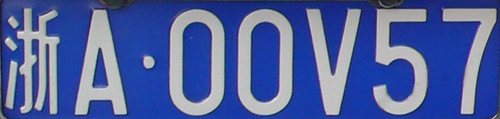
#> input picture dataset/车牌图片库/00V57.bmp, 500 x 119 px; its folder holds only this picture in this run
$ python charSegment.py   (older library calls are emulated)
#> lines starting #> are read from the running program, lines starting #| are printed output that depends on the picture; after the words box and inside, x2 and y2 are one past the last pixel; in counts of white or black regions, pixels touching at a corner belong together
### basicAlgorithm.py
import numpy as np


def bgr2gray(img):
    """
    BGR图像灰度化
    :param img: bgrImage
    :return: grayImage
    """
    # YCrCb
    # return (img[:, :] * np.array([0.5000, 0.3000, 0.2000])).sum(axis=2).astype(np.uint8)
    return (img[:, :] * np.array([0.1140, 0.5870, 0.2990])).sum(axis=2).astype(np.uint8)


def gray2binary_otsu(grayimg):
    """
    OTSU灰度图像二值化
    :param grayimg:
    :return:
    """
    binaryImage = grayimg.copy()
    nbins = 256
    imhist, bins = np.histogram(grayimg.flatten(), np.arange(0, 257), normed=False)
    p = imhist / sum(imhist)
    threshold = 0
    sigma_max = 0

    for t in range(1, nbins):
        q_L = np.sum(p[0:t])
        q_H = np.sum(p[t:])
        if q_L == 0:
            miu_L = 0
        else:
            miu_L = np.sum(p[0:t] * np.arange(0, t, dtype=p.dtype)) / float(q_L)
        if q_H == 0:
            miu_H = 0
        else:
            miu_H = np.sum(p[t:] * np.arange(t, nbins, dtype=p.dtype)) / float(q_H)
        sigma_b = q_L * q_H * ((miu_L - miu_H) * (miu_L - miu_H))
        if sigma_b > sigma_max:
            sigma_max = sigma_b
            threshold = t
    # print(threshold)
    binaryImage[binaryImage >= threshold] = 255
    binaryImage[binaryImage < threshold] = 0
    return binaryImage


def gray2binary(grayimg):
    return gray2binary_otsu(grayimg)


# [80 lines left out: functions image_filter, gaussian_filter, hist_equalization, not called in this run]

### charSegment.py
from itertools import chain

import cv2
import sys
from basicAlgorithm import *


class CharSplitter:
    def __init__(self, licenseBGRImage):
        # resize
        self.bgrImage = cv2.resize(licenseBGRImage, (500, 130), cv2.INTER_AREA)
        self.cropBgrImage = self.bgrImage.copy()

    # [40 lines of commented-out code are left out]

    def __crop_vertical_border(self, binaryImg):
        """
        借助在Y轴上的投影裁减掉上方和下方的边界
        :param binaryImg: 二值图像
        :return: 裁减掉上方和下方的边界的二值图像
        """
        height, width = binaryImg.shape
        binaryImg = binaryImg.copy()
        row_projection = binaryImg.sum(axis=1)
        # 剪掉上下边框
        # 从中间向两边扫描更加有效
        up_start = int(height / 2)
        down_end = int(height / 2)
        percent = 0.18
        for i in range(up_start, 0, -1):
            if row_projection[i] < width * percent * 255 or row_projection[i] > width * (1 - percent) * 255:
                up_start = i
                break
        for i in range(down_end, height, 1):
            if row_projection[i] < width * percent * 255 or row_projection[i] > width * (1 - percent) * 255:
                down_end = i
                break

        if up_start == int(height / 2):
            up_start = 0
        if down_end == int(height / 2):
            down_end = height

        binaryImg = binaryImg[up_start:down_end, :]
        self.cropBgrImage = self.bgrImage[up_start:down_end, :]

        height, width = binaryImg.shape
        col_projection = binaryImg.sum(axis=0)
        left_start = 0
        for i in range(len(col_projection)):
            if int(height * 0.2) * 255 < col_projection[i] < int(height * 0.7) * 255:
                left_start = i
                break
        right_end = 0
        for i in range(len(col_projection) - 1, 0, -1):
            if int(height * 0.2) * 255 < col_projection[i] < int(height * 0.7) * 255:
                right_end = i
                break
        binaryImg = binaryImg[:, left_start:right_end]
        self.cropBgrImage = self.cropBgrImage[:, left_start:right_end]
        return binaryImg

    def __detect_border(self, binaryImg):
        """
        竖直方向边界检测，处理结果用于字符分割
        :param binaryImg: 二值图
        :return: 边界信息
        """
        binaryImg = binaryImg.copy()
        # detect
        height, width = binaryImg.shape
        # 列元素少于一定比例，认为是空列
        column_projection = binaryImg.sum(axis=0) < 255 * int(height * 0.08)
        # [5 lines of commented-out code are left out]
        borders = []
        borders = [0, 0]
        start = 0
        spaceWidth = 0
        for end in range(1, len(column_projection)):
            if column_projection[end]:
                if end == len(column_projection) - 1:
                    borders.append(start)
                    borders.append(end)
                elif column_projection[start]:
                    spaceWidth += 1
                else:
                    start = end
                    spaceWidth = 1
            else:
                # 含有效像素比例低于X，认为是空白区域(边界)
                if column_projection[start] and spaceWidth < width*0.1 and binaryImg[:,
                                                start:start + spaceWidth].sum() < spaceWidth * height * 255 * 0.15:
                    # if column_projection[start] and spaceWidth > int(width * 0.01):
                    borders.append(start)
                    borders.append(end)
                    spaceWidth = 0
                    start = end
                else:
                    start = end
        borders.extend([len(column_projection) - 1, len(column_projection) - 1])
        return borders

    def __char_segment(self, binaryImage, borders):
        """
        字符分割
        :param binaryImage: 二值图
        :param borders: detect_border输出结果
        :return:
        """
        height, width = binaryImage.shape
        charImages = []
        for ind in range(len(borders) - 1):
            if ind % 2 == 1:
                start = borders[ind]
                end = borders[ind + 1]
                if end - start > 10:
                    region = binaryImage[:, start:end + 1]
                    region_row_projection = region.sum(axis=1)
                    # 根据在x（row）方向的投影筛选有效数字区域
                    if (region_row_projection > 0).sum() / height > 0.3:
                        # char "1"
                        if height / (end - start) > 4:
                            rows, cols = region.shape
                            pad = (rows // 2 - cols) // 2
                            region = np.hstack([np.zeros((rows, pad), dtype=region.dtype),
                                                region,
                                                np.zeros((rows, pad), dtype=region.dtype)])
                            pass
                        # charImg = np.zeros((70, 40))
                        # charImg[5:65, 5:35] = cv2.resize(region, (30, 60))
                        charImg = cv2.resize(region, (30, 60))
                        charImages.append(charImg)
        return charImages

    def getGrayImage(self):
        """
        灰度图
        :return:
        """
        grayImage = bgr2gray(self.bgrImage)
        # return grayImage
        smoothImage = cv2.medianBlur(grayImage, 3)
        # [4 lines of commented-out code are left out]
        return smoothImage

    def getBinaryImage(self):
        # crop vertical borders
        binaryImg = gray2binary(self.getGrayImage())
        binaryImg = self.__crop_vertical_border(binaryImg)
        binaryImg = cv2.resize(binaryImg, (500, 100))
        self.cropBgrImage = cv2.resize(self.cropBgrImage, (500, 100))
        return binaryImg

    def getSegmentImage(self):
        """
        获取分割效果图
        :return:
        """
        binaryImage = self.getBinaryImage()
        # detect her borders
        borders = self.__detect_border(binaryImage)
        bgrImage = self.cropBgrImage.copy()
        for segLine in borders:
            bgrImage[:, segLine, :] = np.array([0, 0, 255])
        return bgrImage

    def getCharImages(self):
        """
        车牌图片转字符图片
        :param bgrImage:
        :return:
        """
        binaryImage = self.getBinaryImage()
        # # crop vertical borders
        # binaryImage = self.__crop_vertical_border(binaryImage)
        # detect her borders
        borders = self.__detect_border(binaryImage)
        # char segmentation
        charImages = self.__char_segment(binaryImage, borders)
        return charImages


def main():
    def test(fpath):
        bgrImage = cv2.imread(fpath, )
        if bgrImage is None:
            sys.exit(f"Failed to load image {fpath}!")
        splitter = CharSplitter(bgrImage)
        grayImage = splitter.getGrayImage()
        cv2.imshow('W1', grayImage)
        cv2.waitKey(0)
        cv2.destroyAllWindows()
        binaryImage = splitter.getBinaryImage()
        cv2.imshow('W1', binaryImage)
        cv2.waitKey(0)
        cv2.destroyAllWindows()
        segmentImage = splitter.getSegmentImage()
        cv2.imshow('W1', segmentImage)
        cv2.waitKey(0)
        cv2.destroyAllWindows()
        charImages = splitter.getCharImages()
        imgs = np.hstack(charImages)
        cv2.imshow('W1', imgs)
        cv2.waitKey(0)
        cv2.destroyAllWindows()

    import os
    dirname = r'./dataset/车牌图片库'
    file_list = os.listdir(dirname)
    for fname in file_list:
        print(fname)
        if fname.endswith('bmp'):
            fpath = f'{dirname}/{fname}'
            test(fpath)
#> in test, bgrImage is the input picture: shape (119, 500, 3); mean B, G, R 157.6, 97, 79.8
#> in __init__, `self.bgrImage = cv2.resize(licenseBGRImage, (500, 130), cv2.INTER_AREA)`:
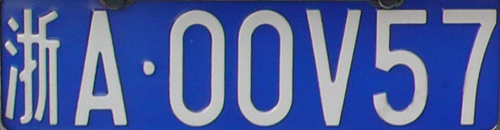
#> self.bgrImage: shape (130, 500, 3); mean B, G, R 157.5, 96.9, 79.7
#> in bgr2gray, `return (img[:, :] * np.array([0.1140, 0.5870, 0.2990])).sum(axis=2).as..`:
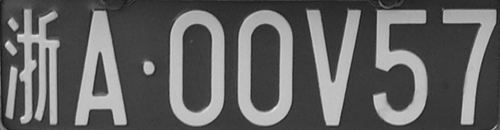
#> returned value: shape (130, 500); min 18, max 228, mean 98.2
#> in gray2binary_otsu, `imhist, bins = np.histogram(grayimg.flatten(), np.arange(0, 257), norm..`: imhist = 256 values, max 3964 at index 59, min 0 at index 0, mean 253.9; bins = 257 values from 0 to 256
#> in gray2binary_otsu, `p = imhist / sum(imhist)`: p = 256 values, max 0.061 at index 59, min 0 at index 0, mean 0.00391
#> the loop in gray2binary_otsu, `for t in range(1, nbins):` made 255 passes
#> (q_L, q_H, miu_L, miu_H, sigma_b, sigma_max) on passes 26 to 37: (3.08e-05, 1, 25, 98.29, 0.165, 0.165), (4.62e-05, 1, 25.33, 98.29, 0.246, 0.246), (0.000138, 1, 26.44, 98.3, 0.715, 0.715), (0.000169, 1, 26.73, 98.3, 0.867, 0.867), (0.000246, 1, 27.44, 98.3, 1.24, 1.24), (0.000308, 1, 27.95, 98.31, 1.52, 1.52), (0.0004, 1, 28.65, 98.32, 1.94, 1.94), (0.000508, 0.999, 29.36, 98.32, 2.41, 2.41), (0.000538, 0.999, 29.57, 98.32, 2.54, 2.54), (0.000769, 0.999, 30.9, 98.34, 3.5, 3.5), (0.000923, 0.999, 31.58, 98.35, 4.11, 4.11), (0.00132, 0.999, 32.92, 98.37, 5.66, 5.66)
#> (q_L, q_H, miu_L, miu_H, sigma_max) on passes 61 to 66: (0.404, 0.596, 54.77, 127.8, 1283.2), (0.437, 0.563, 55.24, 131.7, 1436.9), (0.468, 0.532, 55.69, 135.8, 1595.9), (0.506, 0.494, 56.24, 141.4, 1811.6), (0.549, 0.451, 56.85, 148.7, 2089.8), (0.585, 0.415, 57.35, 155.9, 2360.7)
#> after the loop in gray2binary_otsu, `for t in range(1, nbins):`: sigma_max = 3090.5; threshold = 121
#> in gray2binary_otsu, `binaryImage[binaryImage < threshold] = 0`:
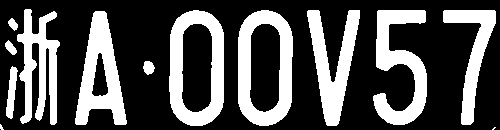
#> binaryImage: shape (130, 500); 31.7% white; 13 white regions (2 under 20 px), largest, box (x1, y1, x2, y2) and area: (169, 10, 224, 126) 3293, (238, 10, 293, 126) 3287, (373, 10, 427, 125) 3017
#> in __crop_vertical_border, `row_projection = binaryImg.sum(axis=1)`: row_projection = 130 values, max 65280 at index 21, min 0 at index 0, mean 40431.2
#> in __crop_vertical_border, `binaryImg = binaryImg[up_start:down_end, :]`: binaryImg: shape (116, 500); 35.4% white; 12 white regions (1 under 20 px), largest, box (x1, y1, x2, y2) and area: (169, 1, 224, 116) 3280, (238, 1, 293, 116) 3277, (373, 1, 427, 116) 3017
#> in __crop_vertical_border, `col_projection = binaryImg.sum(axis=0)`: col_projection = 500 values, max 29070 at index 25, min 0 at index 1, mean 10485.6
#> the loop in __crop_vertical_border, `for i in range(len(col_projection)):` made 8 passes
#> left_start on pass 8: 7
#> the loop in __crop_vertical_border, `for i in range(len(col_projection) - 1, 0, -1):` made 10 passes
#> (i, right_end) on pass 10: (490, 490)
#> i on passes 1 to 6: 499, 498, 497, 496, 495, 494
#> in __crop_vertical_border, `binaryImg = binaryImg[:, left_start:right_end]`: binaryImg: shape (116, 483); 36.4% white; 11 white regions, largest, box (x1, y1, x2, y2) and area: (162, 1, 217, 116) 3280, (231, 1, 286, 116) 3277, (366, 1, 420, 116) 3017
#> in getBinaryImage, `binaryImg = cv2.resize(binaryImg, (500, 100))`:
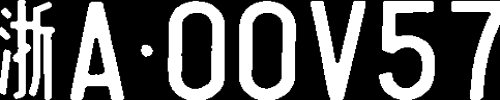
#> binaryImg: shape (100, 500); min 0, max 255, mean 92.9
#> in getBinaryImage, `self.cropBgrImage = cv2.resize(self.cropBgrImage, (500, 100))`:
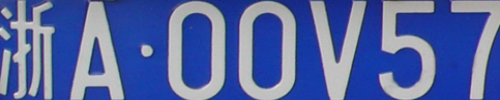
#> self.cropBgrImage: shape (100, 500, 3); mean B, G, R 162.3, 103.6, 86.5
#> the loop in gray2binary_otsu (call 2), `for t in range(1, nbins):` made 255 passes
#> (q_L, q_H, miu_L, miu_H, sigma_b) on pass 38: (0.00214, 0.998, 34.47, 98.42, 8.73)
#> the loop in __crop_vertical_border (call 2), `for i in range(len(col_projection)):` made 8 passes
#> the loop in __crop_vertical_border (call 2), `for i in range(len(col_projection) - 1, 0, -1):` made 10 passes
#> i on passes 1 to 10: 499, 498, 497, 496, 495, 494, 493, 492, 491, 490
#> the loop in getSegmentImage, `for segLine in borders:` made 20 passes
#> segLine on passes 2 to 13: 0, 12, 13, 52, 71, 123, 142, 151, 168, 225, 239, 296
#> after the loop in getSegmentImage, `for segLine in borders:`:
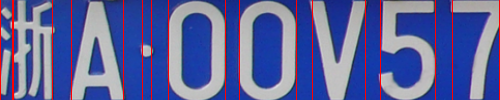
#> bgrImage: shape (100, 500, 3); 3.6% of pixels changed, all inside (x1, y1, x2, y2) = (0, 0, 500, 100)
#> the loop in __char_segment, `for ind in range(len(borders) - 1):` made 19 passes
#> in test, `imgs = np.hstack(charImages)`:
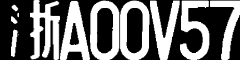
#> imgs: shape (60, 240); min 0, max 255, mean 110.1


if __name__ == '__main__':
    main()

$ run again, on dataset/车牌图片库/1Q169.bmp
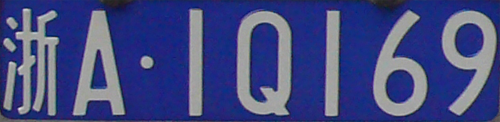
#> input picture dataset/车牌图片库/1Q169.bmp, 500 x 122 px
#> in test, bgrImage is the input picture: shape (122, 500, 3); mean B, G, R 129.8, 74, 66.6
#> imhist = 256 values, max 5560 at index 47, min 0 at index 0, mean 253.9; bins = 257 values from 0 to 256
#> p = 256 values, max 0.0855 at index 47, min 0 at index 0, mean 0.00391
#> the loop in gray2binary_otsu, `for t in range(1, nbins):` made 255 passes
#> (q_L, q_H, miu_L, miu_H, sigma_b, sigma_max) on passes 25 to 32: (1.54e-05, 1, 24, 77.62, 0.0442, 0.0442), (7.69e-05, 1, 24.8, 77.62, 0.215, 0.215), (0.000246, 1, 25.62, 77.63, 0.666, 0.666), (0.000569, 0.999, 26.41, 77.65, 1.49, 1.49), (0.001, 0.999, 27.09, 77.67, 2.56, 2.56), (0.0018, 0.998, 27.94, 77.71, 4.45, 4.45), (0.00242, 0.998, 28.46, 77.74, 5.85, 5.85), (0.00294, 0.997, 28.92, 77.76, 6.99, 6.99)
#> after the loop in gray2binary_otsu, `for t in range(1, nbins):`: sigma_max = 2248.1; threshold = 102
#> row_projection = 130 values, max 52275 at index 69, min 0 at index 0, mean 34995.8
#> col_projection = 500 values, max 28050 at index 190, min 0 at index 0, mean 9008.6
#> the loop in __crop_vertical_border, `for i in range(len(col_projection)):` made 6 passes
#> left_start on pass 6: 5
#> the loop in __crop_vertical_border, `for i in range(len(col_projection) - 1, 0, -1):` made 6 passes
#> (i, right_end) on pass 6: (494, 494)
#> the loop in gray2binary_otsu (call 2), `for t in range(1, nbins):` made 255 passes
#> the loop in __crop_vertical_border (call 2), `for i in range(len(col_projection)):` made 6 passes
#> the loop in __crop_vertical_border (call 2), `for i in range(len(col_projection) - 1, 0, -1):` made 6 passes
#> i on passes 1 to 6: 499, 498, 497, 496, 495, 494
#> the loop in getSegmentImage, `for segLine in borders:` made 18 passes
#> segLine on passes 2 to 9: 0, 53, 71, 121, 140, 150, 188, 202
#> after the loop in getSegmentImage, `for segLine in borders:`:
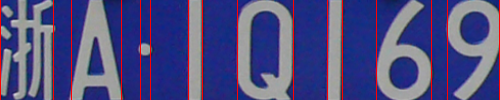
#> bgrImage: shape (100, 500, 3); mean B, G, R 130, 78.4, 79.3
#> the loop in __char_segment, `for ind in range(len(borders) - 1):` made 17 passes
#> in test, `imgs = np.hstack(charImages)`:
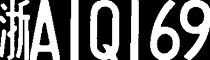
#> imgs: shape (60, 210); min 0, max 255, mean 110.7

$ run again, on dataset/车牌图片库/02N29.bmp
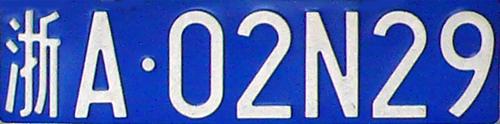
#> input picture dataset/车牌图片库/02N29.bmp, 500 x 124 px
#> in test, bgrImage is the input picture: shape (124, 500, 3); mean B, G, R 183.3, 107.2, 84.7
#> imhist = 256 values, max 3032 at index 57, min 0 at index 0, mean 253.9; bins = 257 values from 0 to 256
#> p = 256 values, max 0.0466 at index 57, min 0 at index 0, mean 0.00391
#> the loop in gray2binary_otsu, `for t in range(1, nbins):` made 255 passes
#> (q_L, q_H, miu_L, miu_H, sigma_b, sigma_max) on passes 22 to 29: (6.15e-05, 1, 21, 108.9, 0.475, 0.475), (9.23e-05, 1, 21.33, 108.9, 0.707, 0.707), (0.000108, 1, 21.57, 108.9, 0.821, 0.821), (0.000231, 1, 22.87, 108.9, 1.71, 1.71), (0.000354, 1, 23.61, 108.9, 2.57, 2.57), (0.000538, 0.999, 24.43, 108.9, 3.84, 3.84), (0.0008, 0.999, 25.27, 108.9, 5.59, 5.59), (0.00102, 0.999, 25.85, 108.9, 7, 7)
#> after the loop in gray2binary_otsu, `for t in range(1, nbins):`: sigma_max = 5415.8; threshold = 141
#> row_projection = 130 values, max 62985 at index 112, min 0 at index 0, mean 38781.6
#> col_projection = 500 values, max 28305 at index 347, min 0 at index 0, mean 10030.2
#> the loop in __crop_vertical_border, `for i in range(len(col_projection)):` made 9 passes
#> left_start on pass 9: 8
#> the loop in __crop_vertical_border, `for i in range(len(col_projection) - 1, 0, -1):` made 8 passes
#> (i, right_end) on pass 8: (492, 492)
#> the loop in gray2binary_otsu (call 2), `for t in range(1, nbins):` made 255 passes
#> the loop in __crop_vertical_border (call 2), `for i in range(len(col_projection)):` made 9 passes
#> the loop in __crop_vertical_border (call 2), `for i in range(len(col_projection) - 1, 0, -1):` made 8 passes
#> i on passes 1 to 8: 499, 498, 497, 496, 495, 494, 493, 492
#> the loop in getSegmentImage, `for segLine in borders:` made 20 passes
#> segLine on passes 2 to 9: 0, 11, 12, 52, 70, 121, 140, 149
#> the loop in __char_segment, `for ind in range(len(borders) - 1):` made 19 passes
#> in test, `imgs = np.hstack(charImages)`:
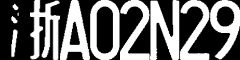
#> imgs: shape (60, 240); min 0, max 255, mean 109.7
